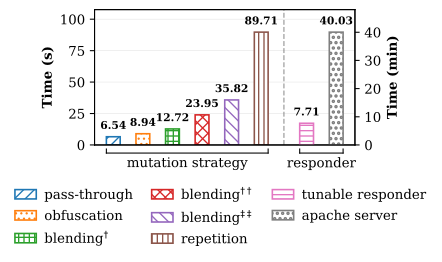

The Python source for this figure:
import matplotlib
matplotlib.rcParams['pdf.fonttype'] = 42
matplotlib.rcParams['ps.fonttype'] = 42

import matplotlib.pyplot as plt
import numpy as np
import matplotlib.patches as mpatches
from matplotlib import transforms
import math


# —— 参数：整体间距与分组间隔（可按需调大/调小）——
SPACING   = 1.5   # >1 时，相邻柱子之间更疏
GROUP_GAP = 0.80   # 秒组与分钟组之间的额外间隙


# 设置字体和图表样式
plt.rcParams['font.family'] = 'serif'
plt.rcParams['font.size'] = 10
plt.rcParams['axes.linewidth'] = 0.8


# 数据定义
labels = ['pass-through', 'obfuscation', 'blending$^{\dagger}$', 'blending$^{\dagger\dagger}$', 'blending$^{\ddagger\ddagger}$', 'repetition',
          'tunable responder', 'apache server']
# 前6个数据（秒），后2个数据（分钟）
values_seconds = [6.54, 8.94, 12.72, 23.95, 35.82, 89.71]
values_minutes = [7.71, 40.03]
value_labels = ['6.54', '8.94', '12.72', '23.95', '35.82', '89.71', '7.71', '40.03']


# 创建图表
fig, ax1 = plt.subplots(figsize=(3.5, 3))


# 定义不同的颜色和图案
colors = ['#1f77b4', '#ff7f0e', '#2ca02c', '#d62728', '#9467bd', '#8c564b', '#e377c2', '#7f7f7f']
patterns = ['///', '...', '+++', 'xxx', '\\\\\\', '|||', '---', 'ooo']


# —— 计算 x 位置：按 SPACING 拉开距离，并在两组之间加 GROUP_GAP ——
n_sec, n_min = 6, 2
x_pos_seconds = np.arange(n_sec) * SPACING
x_start_minutes = n_sec * SPACING + GROUP_GAP
x_pos_minutes = x_start_minutes + np.arange(n_min) * SPACING

# # 创建柱状图的x位置（增加第6和第7个柱子之间的距离）
# x_pos_seconds = np.arange(6)  # 前6个
# x_pos_minutes = np.array([6.8, 7.8])  # 后2个，明确指定2个位置

BAR_WIDTH = 0.7

# 绘制前6个柱子（秒单位）
bars_seconds = ax1.bar(x_pos_seconds, values_seconds, color='white',
                       edgecolor=colors[:6], linewidth=1.2, width=BAR_WIDTH)
# 为前6个柱子添加图案
for bar, color, pattern in zip(bars_seconds, colors[:6], patterns[:6]):
    bar.set_facecolor('white')
    bar.set_edgecolor(color)
    bar.set_hatch(pattern)
    bar.set_linewidth(1.2)


# 创建第二个y轴用于分钟单位
ax2 = ax1.twinx()


# 绘制后2个柱子（分钟单位）
bars_minutes = ax2.bar(x_pos_minutes, values_minutes, color='white',
                       edgecolor=colors[6:8], linewidth=1.2, width=BAR_WIDTH)
# 为后2个柱子添加图案
for bar, color, pattern in zip(bars_minutes, colors[6:8], patterns[6:8]):
    bar.set_facecolor('white')
    bar.set_edgecolor(color)
    bar.set_hatch(pattern)
    bar.set_linewidth(1.2)


# 在柱子上方添加数值标签
# 前6个柱子的标签
for i, (bar, value_label) in enumerate(zip(bars_seconds, value_labels[:6])):
    height = bar.get_height()
    ax1.text(bar.get_x() + bar.get_width()/2., height + max(values_seconds)*0.05,
            value_label, ha='center', va='bottom', fontsize=8, fontweight='bold', clip_on=False)
# 后2个柱子的标签
for i, (bar, value_label) in enumerate(zip(bars_minutes, value_labels[6:])):
    height = bar.get_height()
    ax2.text(bar.get_x() + bar.get_width()/2., height + max(values_minutes)*0.05,
            value_label, ha='center', va='bottom', fontsize=8, fontweight='bold', clip_on=False)


# 设置x轴标签（倾斜45度）
# all_x_pos = np.concatenate([x_pos_seconds, x_pos_minutes])
# ax1.set_xticks(all_x_pos)
# ax1.set_xticklabels(labels, rotation=45, ha='right')
# 取消x轴刻度标签
ax1.set_xticks([])
# 移除x轴标题
ax1.set_xlabel('')


# 设置y轴标签
ax1.set_ylabel('Time (s)', fontweight='bold', color='black')
ax2.set_ylabel('Time (min)', fontweight='bold', color='black')
# 设置y轴范围
ax1.set_ylim(0, max(values_seconds) * 1.2)
ax2.set_ylim(0, max(values_minutes) * 1.2)


# 让两端也留点边距，避免柱子/文字贴边
ax1.margins(x=0.05)


# 添加虚线分隔（在第6和第7个柱子之间，调整位置）
split_x = (x_pos_seconds[-1] + x_pos_minutes[0]) / 2
ax1.axvline(x=split_x, color='gray', linestyle='--', linewidth=1, alpha=0.7)
# ax1.axvline(x=5.9, color='gray', linestyle='--', linewidth=1, alpha=0.7)

# 设置网格（只在左侧y轴显示）
ax1.grid(True, axis='y', alpha=0.3, linewidth=0.5)
ax1.set_axisbelow(True)
ax2.grid(False)  # 关闭右侧网格避免重叠


# 调整布局
# plt.tight_layout()


# 设置图表边框
for spine in ax1.spines.values():
    spine.set_linewidth(0.8)
for spine in ax2.spines.values():
    spine.set_linewidth(0.8)


# —— 在图下方添加“样式+名称”的自定义图例 ——
handles = [
    mpatches.Patch(facecolor='white', edgecolor=colors[i],
                   hatch=patterns[i], linewidth=1.2)
    for i in range(len(labels))
]
# 用 fig.legend 放到图下方中央；两行展示更紧凑
legend = fig.legend(
    handles, labels, loc='lower center',
    ncol=3,  # 每行放置 2 个图例
    frameon=False,      # 可设 True + fancybox=True 添加边框
    handlelength=1.6, handletextpad=0.6, columnspacing=1.4, borderaxespad=0.8,
    labelspacing=0.6       # 行间距（可再小一点，比如 0.5）
)
# # 设置图例斜体显示
# for txt in legend.get_texts():
#     txt.set_fontstyle('italic')


# —— 在横坐标下方加两段分组标签 ——
# 使用“数据 x + 轴坐标 y”的混合变换，这样随数据位置而自动居中，且与 y 轴范围无关
trans = transforms.blended_transform_factory(ax1.transData, ax1.transAxes)

# 组的左右边界与中心
left_sec  = x_pos_seconds[0]   - BAR_WIDTH/2
right_sec = x_pos_seconds[-1]  + BAR_WIDTH/2
center_sec = 0.5*(left_sec + right_sec)

left_min  = x_pos_minutes[0]   - BAR_WIDTH/2
right_min = x_pos_minutes[-1]  + BAR_WIDTH/2
center_min = 0.5*(left_min + right_min)

# 文本与“括号线”相对轴的 y 位置（负值表示在轴下方；可按需微调）
y_line_top    = -0.03  # 竖线的上端（靠近轴）
y_line_bottom = -0.06  # 横线所在（更靠下）
y_text        = -0.09  # 文字位置（在括号下方）

# 画括号线（可注释掉，如果只要文字）
# for L, R in [(left_sec, right_sec), (left_min, right_min)]:
#     ax1.plot([L, R], [y_line_top, y_line_top], transform=trans, clip_on=False, color='black', lw=0.8)
#     ax1.plot([L, L], [y_line_top, y_line_bottom], transform=trans, clip_on=False, color='black', lw=0.8)
#     ax1.plot([R, R], [y_line_top, y_line_bottom], transform=trans, clip_on=False, color='black', lw=0.8)
for L, R in [(left_sec, right_sec), (left_min, right_min)]:
    # 横线放底部
    ax1.plot([L, R], [y_line_bottom, y_line_bottom],
             transform=trans, clip_on=False, color='black', lw=0.8)
    # 竖线向上
    ax1.plot([L, L], [y_line_bottom, y_line_top],
             transform=trans, clip_on=False, color='black', lw=0.8)
    ax1.plot([R, R], [y_line_bottom, y_line_top],
             transform=trans, clip_on=False, color='black', lw=0.8)



# 写分组标题
ax1.text(center_sec, y_text, "mutation strategy", transform=trans,
         ha='center', va='top', fontsize=10)
ax1.text(center_min, y_text, "responder", transform=trans,
         ha='center', va='top', fontsize=10)


# 给下方同时容纳“分组标签 + 图例”留空间（如重叠可继续调大）
plt.subplots_adjust(bottom=0.41)  # 视情况调到 0.28~0.36 之间更合适
# rows = math.ceil(len(labels) / 2)
# plt.subplots_adjust(bottom=0.30 + 0.08*(rows-1))


# 保存高清矢量图
plt.savefig('performance.pdf', bbox_inches='tight',
            facecolor='white', edgecolor='none')
plt.savefig('performance.svg', bbox_inches='tight',
            facecolor='white', edgecolor='none')
plt.savefig('performance.eps', bbox_inches='tight',
            facecolor='white', edgecolor='none')

# 显示图表
plt.show()
